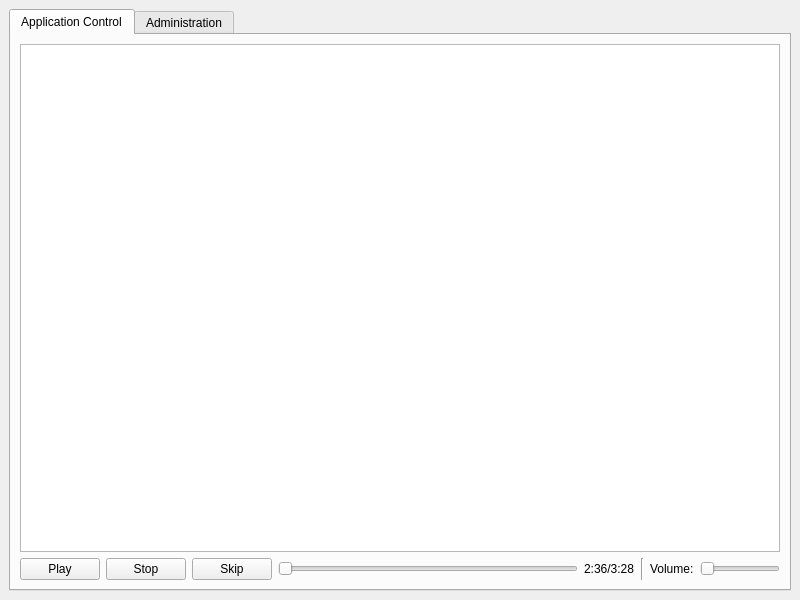
<?xml version="1.0" encoding="UTF-8"?>
<ui version="4.0">
 <class>MainWindow</class>
 <widget class="QMainWindow" name="MainWindow">
  <property name="geometry">
   <rect>
    <x>0</x>
    <y>0</y>
    <width>800</width>
    <height>600</height>
   </rect>
  </property>
  <property name="windowTitle">
   <string>NukeBox 2000 Server</string>
  </property>
  <widget class="QWidget" name="centralwidget">
   <layout class="QHBoxLayout" name="horizontalLayout">
    <item>
     <widget class="QTabWidget" name="tabWidget">
      <property name="currentIndex">
       <number>0</number>
      </property>
      <widget class="QWidget" name="tab">
       <attribute name="title">
        <string>Application Control</string>
       </attribute>
       <layout class="QGridLayout" name="gridLayout_2">
        <item row="0" column="0">
         <layout class="QGridLayout" name="gridLayout">
          <item row="1" column="0">
           <widget class="QPushButton" name="playBtn">
            <property name="text">
             <string>Play</string>
            </property>
           </widget>
          </item>
          <item row="1" column="2">
           <widget class="QPushButton" name="skipButton">
            <property name="text">
             <string>Skip</string>
            </property>
           </widget>
          </item>
          <item row="1" column="7">
           <widget class="QLabel" name="label_2">
            <property name="text">
             <string>Volume:</string>
            </property>
           </widget>
          </item>
          <item row="1" column="1">
           <widget class="QPushButton" name="stopBtn">
            <property name="text">
             <string>Stop</string>
            </property>
           </widget>
          </item>
          <item row="1" column="8">
           <widget class="QSlider" name="volumeSlider">
            <property name="minimumSize">
             <size>
              <width>50</width>
              <height>0</height>
             </size>
            </property>
            <property name="orientation">
             <enum>Qt::Horizontal</enum>
            </property>
           </widget>
          </item>
          <item row="1" column="5">
           <widget class="QLabel" name="trackTime">
            <property name="text">
             <string>2:36/3:28</string>
            </property>
           </widget>
          </item>
          <item row="0" column="0" colspan="9">
           <widget class="QGraphicsView" name="graphicsView"/>
          </item>
          <item row="1" column="3" colspan="2">
           <widget class="QSlider" name="trackSlide">
            <property name="minimumSize">
             <size>
              <width>300</width>
              <height>0</height>
             </size>
            </property>
            <property name="orientation">
             <enum>Qt::Horizontal</enum>
            </property>
           </widget>
          </item>
          <item row="1" column="6">
           <widget class="Line" name="line">
            <property name="orientation">
             <enum>Qt::Vertical</enum>
            </property>
           </widget>
          </item>
         </layout>
        </item>
       </layout>
      </widget>
      <widget class="QWidget" name="tab_2">
       <attribute name="title">
        <string>Administration</string>
       </attribute>
       <layout class="QGridLayout" name="gridLayout_3">
        <item row="0" column="0">
         <widget class="QGroupBox" name="groupBox_2">
          <property name="title">
           <string>Server Admin</string>
          </property>
          <layout class="QGridLayout" name="gridLayout_5">
           <item row="1" column="0">
            <widget class="QPushButton" name="restartServer">
             <property name="text">
              <string>Restart Server</string>
             </property>
            </widget>
           </item>
           <item row="2" column="0">
            <widget class="QPushButton" name="viewLogs">
             <property name="text">
              <string>View Logs</string>
             </property>
            </widget>
           </item>
           <item row="0" column="0">
            <spacer name="verticalSpacer">
             <property name="orientation">
              <enum>Qt::Vertical</enum>
             </property>
             <property name="sizeHint" stdset="0">
              <size>
               <width>20</width>
               <height>40</height>
              </size>
             </property>
            </spacer>
           </item>
          </layout>
         </widget>
        </item>
        <item row="0" column="1">
         <widget class="QGroupBox" name="groupBox">
          <property name="maximumSize">
           <size>
            <width>370</width>
            <height>16777215</height>
           </size>
          </property>
          <property name="title">
           <string>User Administration</string>
          </property>
          <layout class="QGridLayout" name="gridLayout_4">
           <item row="3" column="1">
            <widget class="QPushButton" name="removeUser">
             <property name="text">
              <string>Remove User</string>
             </property>
            </widget>
           </item>
           <item row="1" column="0" colspan="3">
            <widget class="QListWidget" name="userList">
             <item>
              <property name="text">
               <string>Conor</string>
              </property>
             </item>
             <item>
              <property name="text">
               <string>Chris</string>
              </property>
             </item>
             <item>
              <property name="text">
               <string>Roger</string>
              </property>
             </item>
             <item>
              <property name="text">
               <string>Darren</string>
              </property>
             </item>
             <item>
              <property name="text">
               <string>Paul</string>
              </property>
             </item>
             <item>
              <property name="text">
               <string>Andrezj</string>
              </property>
             </item>
             <item>
              <property name="text">
               <string>David</string>
              </property>
             </item>
             <item>
              <property name="text">
               <string>Brian</string>
              </property>
             </item>
             <item>
              <property name="text">
               <string>David</string>
              </property>
             </item>
             <item>
              <property name="text">
               <string>Diarmuid</string>
              </property>
             </item>
             <item>
              <property name="text">
               <string>Cormac</string>
              </property>
             </item>
            </widget>
           </item>
           <item row="4" column="1">
            <widget class="QPushButton" name="banUser">
             <property name="text">
              <string>Ban User</string>
             </property>
            </widget>
           </item>
           <item row="0" column="2">
            <widget class="QPushButton" name="userGo">
             <property name="text">
              <string>Go</string>
             </property>
            </widget>
           </item>
           <item row="0" column="0">
            <widget class="QLabel" name="label">
             <property name="text">
              <string>Search Users:</string>
             </property>
            </widget>
           </item>
           <item row="0" column="1">
            <widget class="QLineEdit" name="userSearch"/>
           </item>
           <item row="5" column="1">
            <widget class="QPushButton" name="userMusic">
             <property name="text">
              <string>Remove User Music</string>
             </property>
            </widget>
           </item>
          </layout>
         </widget>
        </item>
       </layout>
      </widget>
     </widget>
    </item>
   </layout>
  </widget>
 </widget>
 <resources/>
 <connections/>
</ui>
